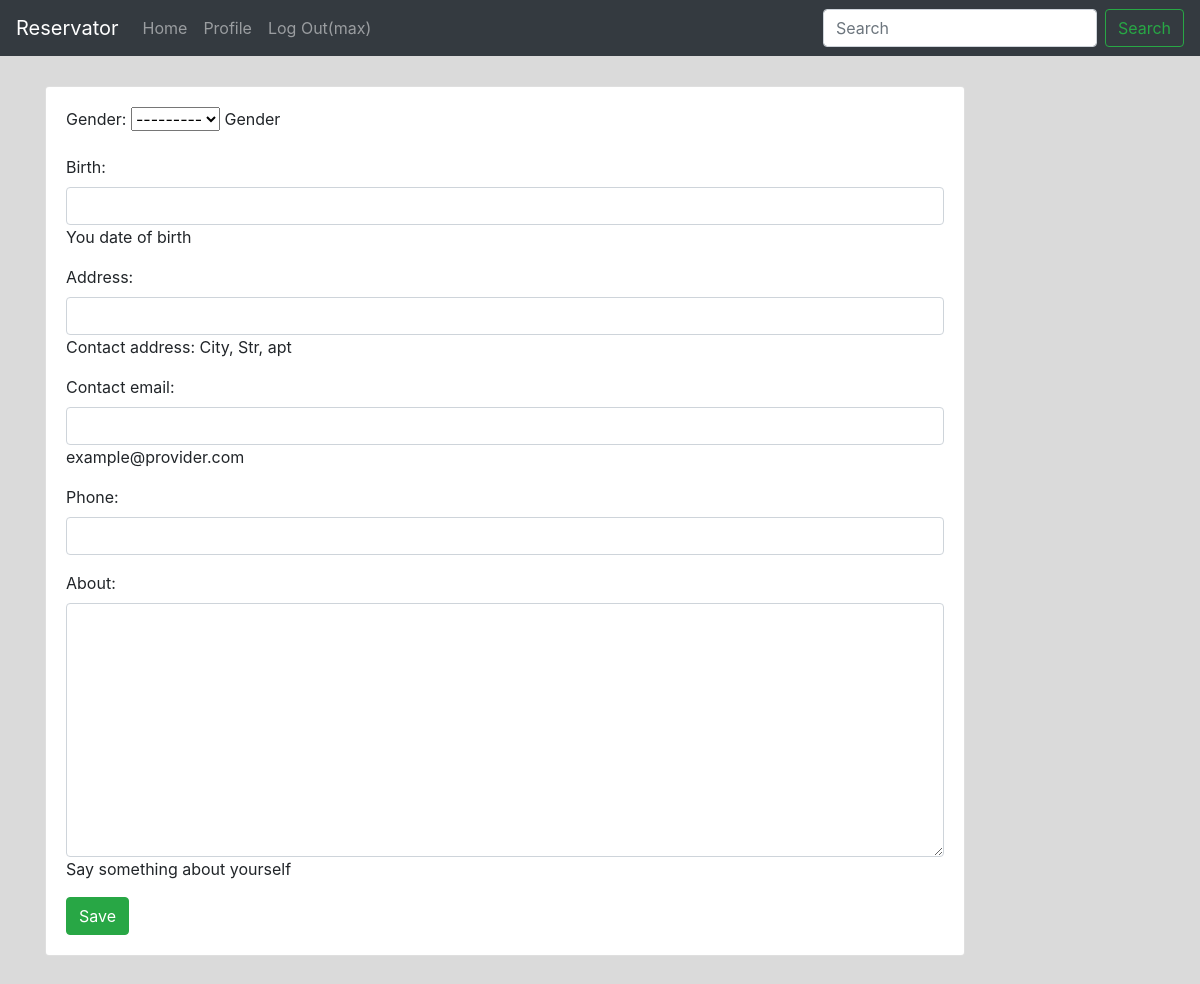
The page /account/profile/edit (signed in) on the database as committed earlier.
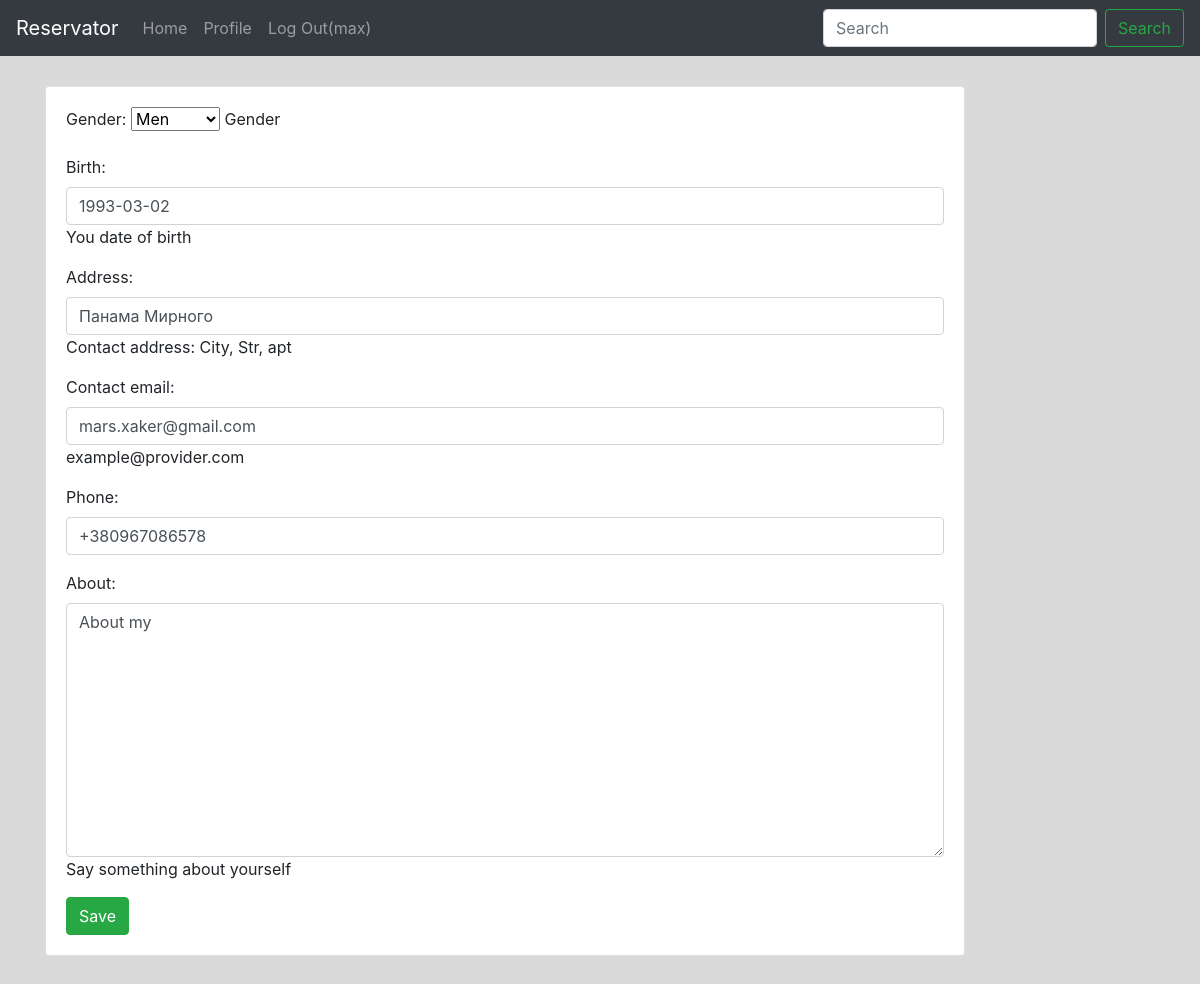
The same page on the database as committed later.
### account/models.py (models this page shows, shortened)
class ClientProfile(models.Model):
    user = models.OneToOneField(User, unique=True, verbose_name=_('User'))
    sex = models.CharField(choices=SEX, max_length=50, help_text=_(u"Gender"), verbose_name=_(u'Gender'))
    birth = models.DateField(blank=True,
                             help_text=_('You date of birth'), null=True)
    address = models.CharField(max_length=255, help_text=_(u'Contact address: City, Str, apt'),
                               verbose_name=_(u'Address'))
    contact_email = models.EmailField(help_text='example@provider.com', blank=True)
    phone = PhoneNumberField(blank=True, verbose_name=_('Phone'))
    about = models.TextField(help_text=_('Say something about yourself'), blank=True)
    class Meta:
        db_table = "ClientProfile"
        verbose_name = _('Profile')
        verbose_name_plural = _('Profiles')
        unique_together = ('user', 'address', 'contact_email',)

### account/views.py (the view)
def edit(request):
    profile = ClientProfile.objects.get(user=request.user)
    if request.POST:
        form = ProfileForm(request.POST or None)
        if form.is_valid():
            edit_data = form.cleaned_data
            ClientProfile.objects.filter(user=request.user).update(**edit_data)
            return HttpResponseRedirect(reverse("account:profile"))
    else:
        form = ProfileForm(instance=profile)
    template_data = {'form': form, 'profile': profile}
    template_name = 'account/edit.html'
    return render(request, template_name, template_data)

### account/forms.py
class ProfileForm(forms.ModelForm):
    class Meta:
        model = ClientProfile
        exclude = ('user',)

### account/templates/account/edit.html (shortened to what this page needs)
{% extends 'base_index.html' %}
{% load i18n %}
{% block content %}
<div class="container">
  <div class="row">
    <div class="col-md-10">
      <div class="card">
        <div class='card-body'>
          <form class="form-horizontal" action="{% url 'account:edit' %}" method="post">
            {{ form.as_p }}
            <button class="btn btn-success" type="submit">{% trans 'Save' %}</button>
          </form>
        </div>
      </div>
    </div>
  </div>
</div>
{% endblock %}

Rows that differ between the two databases and show on the page:
now on this page (row edited): ClientProfile: sex "Men", birth "1993-03-02", address "Панама Мирного", contact_email "mars.xaker@gmail.com", phone "+380967086578", about "About my"
Other text that changed with them:
form field sex: "---------" → (not shown)
